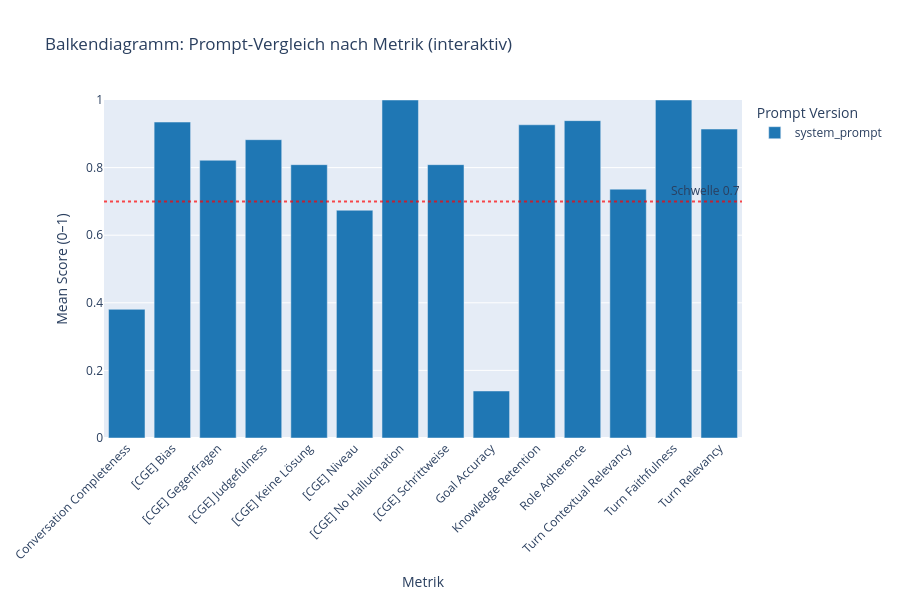

This figure's notebook cell:
### Markdown cell above
## Plotly balkendiagramm

### Code cell
import plotly.express as px

fig = px.bar(
    df_agg,
    x="metric_clean",
    y="mean_score",
    color="prompt_version",
    barmode="group",
    color_discrete_map=farben_dict,
    title="Balkendiagramm: Prompt-Vergleich nach Metrik (interaktiv)",
    labels={
        "metric_clean"  : "Metrik",
        "mean_score"    : "Mean Score (0–1)",
        "prompt_version": "Prompt Version"
    },
    hover_data={"mean_score": ":.2f"}
)

fig.update_layout(
    xaxis_tickangle=-45,
    height=600,
    legend=dict(title="Prompt Version"),
    yaxis=dict(range=[0, 1]),
)

# Referenzlinie bei 0.5
fig.add_hline(
    y=0.7,
    line_dash="dot",
    line_color="red",
    opacity=0.7,
    annotation_text="Schwelle 0.7",
    annotation_position="top right"
)

fig.show()
fig.write_html("balken_interaktiv.html")

### Figure 1 — Plotly figure (JSON) as saved in the notebook; plotly's stock layout.template omitted (floating-point values rounded to 4 significant figures)
{"data": [{"alignmentgroup": "True", "hovertemplate": "Prompt Version=system_prompt<br>Metrik=%{x}<br>Mean Score (0–1)=%{y:.2f}<extra></extra>", "legendgroup": "system_prompt", "marker": {"color": "#1f77b4", "pattern": {"shape": ""}}, "name": "system_prompt", "offsetgroup": "system_prompt", "orientation": "v", "showlegend": true, "textposition": "auto", "type": "bar", "x": ["Conversation Completeness", "[CGE] Bias", "[CGE] Gegenfragen", "[CGE] Judgefulness", "[CGE] Keine Lösung", "[CGE] Niveau", "[CGE] No Hallucination", "[CGE] Schrittweise", "Goal Accuracy", "Knowledge Retention", "Role Adherence", "Turn Contextual Relevancy", "Turn Faithfulness", "Turn Relevancy"], "xaxis": "x", "y": [0.3807, 0.9348, 0.8217, 0.8826, 0.8087, 0.6739, 1.0, 0.8087, 0.1391, 0.9267, 0.9389, 0.7363, 1.0, 0.9141], "yaxis": "y"}], "layout": {"annotations": [{"showarrow": false, "text": "Schwelle 0.7", "x": 1, "xanchor": "right", "xref": "x domain", "y": 0.7, "yanchor": "bottom", "yref": "y"}], "barmode": "group", "height": 600, "legend": {"title": {"text": "Prompt Version"}, "tracegroupgap": 0}, "shapes": [{"line": {"color": "red", "dash": "dot"}, "opacity": 0.7, "type": "line", "x0": 0, "x1": 1, "xref": "x domain", "y0": 0.7, "y1": 0.7, "yref": "y"}], "title": {"text": "Balkendiagramm: Prompt-Vergleich nach Metrik (interaktiv)"}, "xaxis": {"anchor": "y", "domain": [0, 1], "tickangle": -45, "title": {"text": "Metrik"}}, "yaxis": {"anchor": "x", "domain": [0, 1], "range": [0, 1], "title": {"text": "Mean Score (0–1)"}}}}
